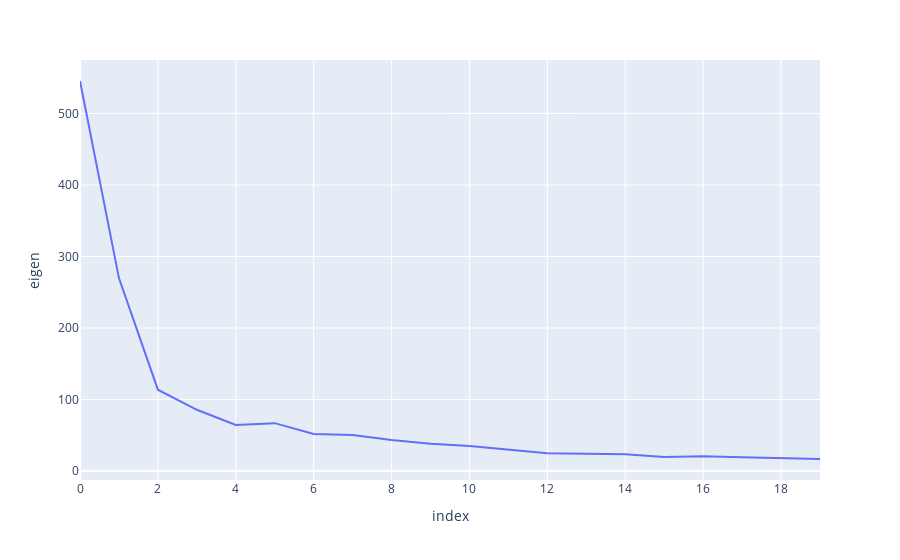

The notebook cell this image was saved under:
### Markdown cell above
### Choice of $k$

We want to use PCA as a dimension reduction. The $p$-dimensinal data is to be reduced to some $k$-dimensional data, $k\le p$, while preserving as much variation (information) as possible. Since

$$
Cov(z) = \text{diag}(\lambda_1, \dots, \lambda_p), 
$$

this corresponds on choosing the first $k$ empirical components. But how to choose $k$?

### Code cell
import plotly.express as px
import pandas as pd

df = pd.DataFrame({'eigen': e, 'index': range(20)})
fig = px.line(df, x="index", y="eigen")
fig.show()

### Figure 1 — Plotly figure (JSON) as saved in the notebook; plotly's stock layout.template omitted (floating-point values rounded to 4 significant figures)
{"data": [{"hovertemplate": "index=%{x}<br>eigen=%{y}<extra></extra>", "legendgroup": "", "line": {"color": "#636efa", "dash": "solid"}, "marker": {"symbol": "circle"}, "mode": "lines", "name": "", "orientation": "v", "showlegend": false, "type": "scatter", "x": [0, 1, 2, 3, 4, 5, 6, 7, 8, 9, 10, 11, 12, 13, 14, 15, 16, 17, 18, 19], "xaxis": "x", "y": [545.5, 269.8, 113.7, 85.6, 64.38, 66.89, 51.7, 50.19, 43.49, 38.1, 34.9, 29.68, 24.88, 24.19, 23.51, 19.58, 20.66, 19.17, 17.68, 16.76], "yaxis": "y"}], "layout": {"legend": {"tracegroupgap": 0}, "margin": {"t": 60}, "xaxis": {"anchor": "y", "domain": [0, 1], "title": {"text": "index"}}, "yaxis": {"anchor": "x", "domain": [0, 1], "title": {"text": "eigen"}}}}
